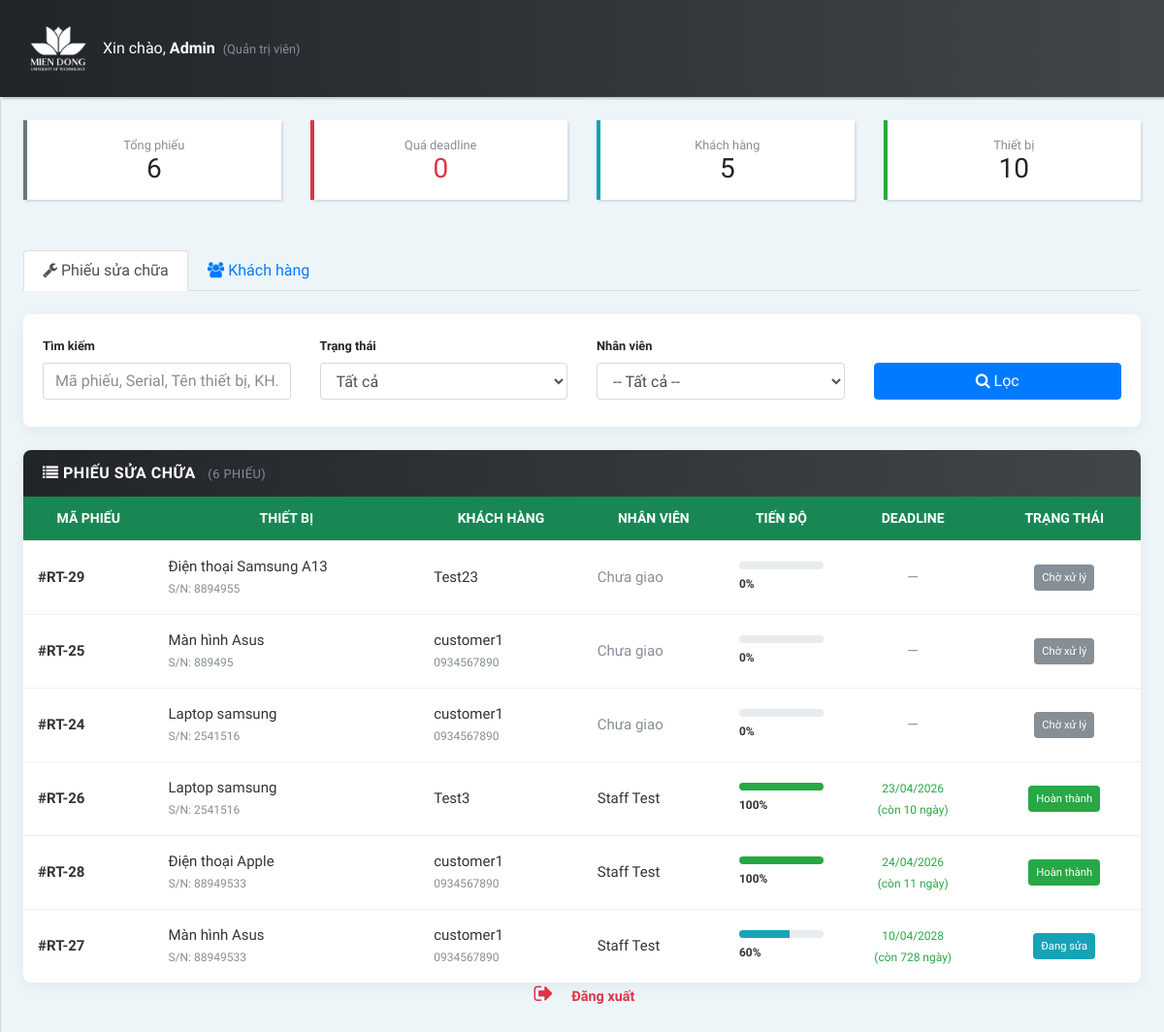
Screenshot of /frontend/admin/tracuu_admin.php (signed in) with the database file from the repository.
### tables this page shows
CREATE TABLE `repair_tickets` (
  `id` int(11) NOT NULL,
  `device_id` int(11) DEFAULT NULL,
  `device_name` varchar(150) DEFAULT NULL,
  `reported_serial` varchar(100) DEFAULT NULL,
  `customer_id` int(11) NOT NULL,
  `assigned_to` int(11) DEFAULT NULL,
  `user_id` int(11) DEFAULT NULL,
  `received_date` date DEFAULT NULL,
  `assigned_date` date DEFAULT NULL,
  `due_date` date DEFAULT NULL,
  `description` text DEFAULT NULL,
  `status` enum('pending','repairing','completed','cancelled') DEFAULT 'pending',
  `progress` int(3) NOT NULL DEFAULT 0,
  `created_at` timestamp NOT NULL DEFAULT current_timestamp(),
  `updated_at` timestamp NOT NULL DEFAULT current_timestamp() ON UPDATE current_timestamp()
);

CREATE TABLE `customers` (
  `id` int(11) NOT NULL,
  `name` varchar(150) NOT NULL,
  `phone` varchar(50) DEFAULT NULL,
  `email` varchar(150) NOT NULL,
  `password` varchar(255) NOT NULL,
  `address` text DEFAULT NULL,
  `created_at` timestamp NOT NULL DEFAULT current_timestamp(),
  `updated_at` timestamp NOT NULL DEFAULT current_timestamp() ON UPDATE current_timestamp()
);

CREATE TABLE `users` (
  `id` int(11) NOT NULL,
  `name` varchar(100) DEFAULT NULL,
  `email` varchar(150) DEFAULT NULL,
  `password` varchar(255) NOT NULL,
  `role` enum('admin','manager','staff') NOT NULL DEFAULT 'staff',
  `created_at` timestamp NOT NULL DEFAULT current_timestamp(),
  `updated_at` timestamp NOT NULL DEFAULT current_timestamp() ON UPDATE current_timestamp()
);

### frontend/admin/tracuu_admin.php (the view, shortened to what this page needs)
<?php
require_once "../../backend/config/database.php";
$today         = date('Y-m-d');
$stats = mysqli_fetch_assoc(mysqli_query($conn,
    "SELECT
        COUNT(*) as total,
        SUM(status='pending') as pending,
        SUM(status='repairing') as repairing,
        SUM(status='completed') as completed,
        SUM(due_date < '$today' AND status NOT IN ('completed','cancelled')) as overdue
     FROM repair_tickets"));
$total_customers = mysqli_fetch_assoc(mysqli_query($conn, "SELECT COUNT(*) as n FROM customers"))['n'];
$total_devices   = mysqli_fetch_assoc(mysqli_query($conn, "SELECT COUNT(*) as n FROM devices"))['n'];
$tab = $_GET['tab'] ?? 'tickets';
$search       = trim($_GET['q'] ?? '');
$filter_status= $_GET['status'] ?? 'all';
$ticket_results = [];
if ($tab === 'tickets') {
    $sql = "SELECT rt.id, rt.status, rt.progress, rt.due_date,
                   COALESCE(d.name, rt.device_name) AS device_name, COALESCE(d.serial_number, rt.reported_serial) AS serial_number,
                   c.name AS customer_name, c.phone,
                   u.name AS staff_name
            FROM repair_tickets rt
            LEFT JOIN devices d ON d.id = rt.device_id
            JOIN customers c ON c.id = rt.customer_id
            LEFT JOIN users u ON u.id = rt.user_id
            WHERE 1=1";
    $sql.=" ORDER BY
        CASE WHEN rt.due_date IS NOT NULL AND rt.due_date < '$today' AND rt.status NOT IN ('completed','cancelled') THEN 0 ELSE 1 END,
        rt.due_date ASC, rt.id DESC";
    $stmt=mysqli_prepare($conn,$sql);
    mysqli_stmt_execute($stmt);
    $ticket_results=mysqli_fetch_all(mysqli_stmt_get_result($stmt),MYSQLI_ASSOC);
}
?>
<!DOCTYPE html>
<html lang="vi">
<head>
    <link rel="stylesheet" href="css/bootstrap.min.css">
    <link rel="stylesheet" href="font-awesome-4.7.0/css/font-awesome.min.css">
    <link rel="stylesheet" href="css/style.default.css">
    <link rel="stylesheet" href="css/style.css">
</head>
<body>
<header class="header">
    <nav class="navbar navbar-expand-lg">
        <div class="container-fluid">
            <div class="navbar-holder d-flex align-items-center justify-content-between">
                <div class="navbar-header d-flex align-items-center w-100">
                    <a href="admin.php" class="navbar-brand">
                        <div class="brand-text brand-big hidden-lg-down">
                            <img src="img/logo.png" width="60" alt="Logo" class="img-fluid">
                        </div>
                    </a>
                    <ul class="nav-menu list-unstyled d-flex flex-md-row align-items-md-center mb-0" style="margin-left:auto;gap:20px;">
                        <li class="nav-item text-white">
                            Xin chào, <strong><?= htmlspecialchars($_SESSION['name']??'') ?></strong>
                            <small class="text-muted ml-1">(Quản trị viên)</small>
                        </li>
                    </ul>
                </div>
            </div>
        </div>
    </nav>
</header>
<div class="page-content d-flex align-items-stretch">
    <nav class="side-navbar">
        <div style="position:absolute;bottom:20px;left:0;right:0;padding:0 10px;">
            <a href="#" id="logoutBtn" class="d-block py-2 px-3 text-danger font-weight-bold">
                <i class="fa fa-sign-out"></i> Đăng xuất
            </a>
        </div>
    </nav>
    <div class="content-inner w-100 p-4">
        <div class="row mb-4">
            <div class="col-6 col-md mb-2">
                <div class="card p-3 text-center" style="border-left:4px solid #6c757d;">
                    <small class="text-muted">Tổng phiếu</small>
                    <h3 class="mb-0"><?= intval($stats['total']) ?></h3>
                </div>
            </div>
            <div class="col-6 col-md mb-2">
                <div class="card p-3 text-center" style="border-left:4px solid #dc3545;">
                    <small class="text-muted">Quá deadline</small>
                    <h3 class="mb-0 text-danger"><?= intval($stats['overdue']) ?></h3>
                </div>
            </div>
            <div class="col-6 col-md mb-2">
                <div class="card p-3 text-center" style="border-left:4px solid #17a2b8;">
                    <small class="text-muted">Khách hàng</small>
                    <h3 class="mb-0"><?= intval($total_customers) ?></h3>
                </div>
            </div>
            <div class="col-6 col-md mb-2">
                <div class="card p-3 text-center" style="border-left:4px solid #28a745;">
                    <small class="text-muted">Thiết bị</small>
                    <h3 class="mb-0"><?= intval($total_devices) ?></h3>
                </div>
            </div>
        </div>
        <ul class="nav nav-tabs mb-4">
            <li class="nav-item">
                <a class="nav-link <?= $tab==='tickets'?'active':'' ?>" href="?tab=tickets">
                    <i class="fa fa-wrench"></i> Phiếu sửa chữa
                </a>
            </li>
            <li class="nav-item">
                <a class="nav-link <?= $tab==='customers'?'active':'' ?>" href="?tab=customers">
                    <i class="fa fa-users"></i> Khách hàng
                </a>
            </li>
        </ul>
        <?php if ($tab === 'tickets'): ?>
        <div class="card card-idt-main mb-4">
            <div class="card-body">
                <form method="GET" class="row align-items-end">
                    <div class="col-md-3 mb-2">
                        <label class="small font-weight-bold">Tìm kiếm</label>
                        <input type="text" name="q" class="form-control" placeholder="Mã phiếu, Serial, Tên thiết bị, KH..." value="<?= htmlspecialchars($search) ?>">
                    </div>
                    <div class="col-md-3 mb-2">
                        <label class="small font-weight-bold">Trạng thái</label>
                        <select name="status" class="form-control">
                            <option value="all"       <?= $filter_status==='all'?'selected':''?>>Tất cả</option>
                        </select>
                    </div>
                    <div class="col-md-3 mb-2">
                        <label class="small font-weight-bold">Nhân viên</label>
                        <select name="staff_id" class="form-control">
                            <option value="0">-- Tất cả --</option>
                        </select>
                    </div>
                    <div class="col-md-3 mb-2">
                        <button type="submit" class="btn btn-primary btn-block"><i class="fa fa-search"></i> Lọc</button>
                    </div>
                </form>
            </div>
        </div>
        <div class="card card-idt-main">
            <div class="card-header-idt">
                <h4 class="title-idt"><i class="fa fa-list"></i> Phiếu sửa chữa <small class="text-muted ml-2">(<?= count($ticket_results) ?> phiếu)</small></h4>
            </div>
            <div class="card-body no-padding">
                <div class="table-responsive">
                    <table class="table idt-table-report table-hover mb-0">
                        <thead>
                            <tr>
                                <th>Mã phiếu</th><th>Thiết bị</th><th>Khách hàng</th>
                                <th>Nhân viên</th><th>Tiến độ</th>
                                <th class="text-center">Deadline</th><th class="text-center">Trạng thái</th>
                            </tr>
                        </thead>
                        <tbody>
                        <?php if(empty($ticket_results)): ?>
                            <tr><td colspan="7" class="text-center text-muted py-4">Không có phiếu nào.</td></tr>
                        <?php else: foreach($ticket_results as $r):
                            $badge='badge-secondary';$label='Chờ xử lý';
                            if($r['status']==='repairing'){$badge='badge-info';$label='Đang sửa';}
                            if($r['status']==='completed'){$badge='badge-success';$label='Hoàn thành';}
                            $dh='<span class="text-muted">—</span>';
                            if($r['due_date']){
                                $diff=(int)(new DateTime($today))->diff(new DateTime($r['due_date']))->format('%r%a');
                                $fmt=(new DateTime($r['due_date']))->format('d/m/Y');
                                if($diff<0&&!in_array($r['status'],['completed','cancelled']))
                                    $dh="<span class='badge badge-danger p-1'>⚠ Quá ".abs($diff)." ngày<br>$fmt</span>";
                                elseif($diff<=2) $dh="<span class='badge badge-warning p-1'>🔔 Còn $diff ngày<br>$fmt</span>";
                                else $dh="<small class='text-success'>$fmt<br>(còn $diff ngày)</small>";
                            }
                            $bar=intval($r['progress']);
                            $bc=$bar>=90?'bg-success':($bar<30?'bg-danger':'bg-info');
                        ?>
                            <tr>
                                <td><strong>#RT-<?= $r['id'] ?></strong></td>
                                <td><?= htmlspecialchars($r['device_name']) ?><br><small class="text-muted">S/N: <?= htmlspecialchars($r['serial_number']??'—') ?></small></td>
                                <td><?= htmlspecialchars($r['customer_name']) ?><br><small class="text-muted"><?= htmlspecialchars($r['phone']) ?></small></td>
                                <td><?= $r['staff_name']?htmlspecialchars($r['staff_name']):'<span class="text-muted">Chưa giao</span>' ?></td>
                                <td class="align-middle">
                                    <div class="progress" style="height:8px;margin-bottom:3px;"><div class="progress-bar <?= $bc ?>" style="width:<?= $bar ?>%"></div></div>
                                    <small class="font-weight-bold"><?= $bar ?>%</small>
                                </td>
                                <td class="text-center"><?= $dh ?></td>
                                <td class="text-center"><span class="badge <?= $badge ?> p-2"><?= $label ?></span></td>
                            </tr>
                        <?php endforeach; endif; ?>
                        </tbody>
                    </table>
                </div>
            </div>
        </div>
        <?php endif; ?>
    </div>
</div>
</body>
</html>

### frontend/admin/css/style.default.css (style rules this page uses)
body { font-family: 'Roboto Condensed', sans-serif; overflow-x: hidden; }
a, i, span { display: inline-block; text-decoration: none; transition: all 0.3s; }
ul { margin: 0; padding: 0; }
.container-fluid { padding: 0 30px; }
table { font-size: 0.9em; color: #666; }
.content-inner { padding:25px; width: calc(100% - 250px); background: #EEF5F9; }
button, input { outline: none !important; }
.card { border-radius: 0; border: none; margin-bottom: 20px; box-shadow: 2px 2px 2px rgba(0, 0, 0, 0.1), -1px 0 2px rgba(0, 0, 0, 0.05); }
.card-body { padding: 20px; }
.no-padding { padding: 0 !important; }
.badge { font-weight: 400; }
nav.side-navbar { background: #fff; min-width: 250px; max-width: 250px; color: #686a76; box-shadow: 1px 1px 1px rgba(0, 0, 0, 0.1); z-index: 999; }
nav.side-navbar a { color: inherit; position: relative; font-size: 0.9em; }
nav.side-navbar a i { font-size: 1.5em; width: 30px; margin-right: 10px; transition: none; }
@media (max-width: 1200px) { nav.side-navbar { margin-left: -90px; min-width: 90px; max-width: 90px; text-align: center; } }
@media (max-width: 1200px) { .content-inner { width: 100%; } }
nav.navbar { background: linear-gradient(to left, #41464b, #212529); padding-top: 15px; padding-bottom: 15px; color: #fff; position: relative; border-radius: 0; box-shadow: 2px 2px 2px rgba(0, 0, 0, 0.2); z-index: 9999; padding-left: 0; padding-right: 0; }
nav.navbar a { color: inherit; }
.nav-link { display: block; padding: .5em 1.2em; }
nav.navbar .container-fluid { width: 100%; }

### frontend/admin/css/style.css (style rules this page uses)
.card-idt-main { border: none; box-shadow: 0 4px 15px rgba(0, 0, 0, 0.05); border-radius: 8px; margin-bottom: 30px; background: #fff; overflow: hidden; }
.card-header-idt { background: linear-gradient(to left, #41464b, #212529) !important; padding: 15px 20px !important; display: flex; justify-content: space-between; align-items: center; }
.card-header-idt .title-idt { margin: 0; color: #fff !important; font-size: 16px !important; font-weight: bold !important; text-transform: uppercase; letter-spacing: 0.5px; }
.card-body.no-padding { padding: 0; }
.idt-table-report { width: 100% !important; border-collapse: collapse; margin-bottom: 0; }
.idt-table-report thead th { background-color: #198754 !important; color: #fff !important; font-size: 14px !important; padding: 12px 15px !important; border: none !important; text-transform: uppercase; text-align: center; vertical-align: middle; }
.idt-table-report tbody td { font-size: 15px !important; padding: 15px !important; vertical-align: middle !important; color: #333; border-top: 1px solid #f1f1f1; }

### rows the page displays
repair_tickets: id "29", device_name "Điện thoại Samsung A13", serial_number "8894955", customer.name "Test23", shows "Chưa giao", progress "0", label "Chờ xử lý"
repair_tickets: id "25", device_name "Màn hình Asus", serial_number "889495", customer.name "customer1", customer.phone "0934567890", shows "Chưa giao", progress "0", label "Chờ xử lý"
repair_tickets: id "24", device_name "Laptop samsung", serial_number "2541516", customer.name "customer1", customer.phone "0934567890", shows "Chưa giao", progress "0", label "Chờ xử lý"
repair_tickets: id "26", device_name "Laptop samsung", serial_number "2541516", customer.name "Test3", user.name "Staff Test", progress "100", due_date "23/04/2026", status "Hoàn thành"
repair_tickets: id "28", device_name "Điện thoại Apple", serial_number "88949533", customer.name "customer1", customer.phone "0934567890", user.name "Staff Test", progress "100", due_date "24/04/2026", status "Hoàn thành"
repair_tickets: id "27", device_name "Màn hình Asus", serial_number "88949533", customer.name "customer1", customer.phone "0934567890", user.name "Staff Test", progress "60", due_date "10/04/2028", status "Đang sửa"

### other values shown
$_SESSION['name'] "Admin"
$stats['total'] "6"
$stats['overdue'] "0"
$total_customers "5"
$total_devices "10"
count($ticket_results) "6"
